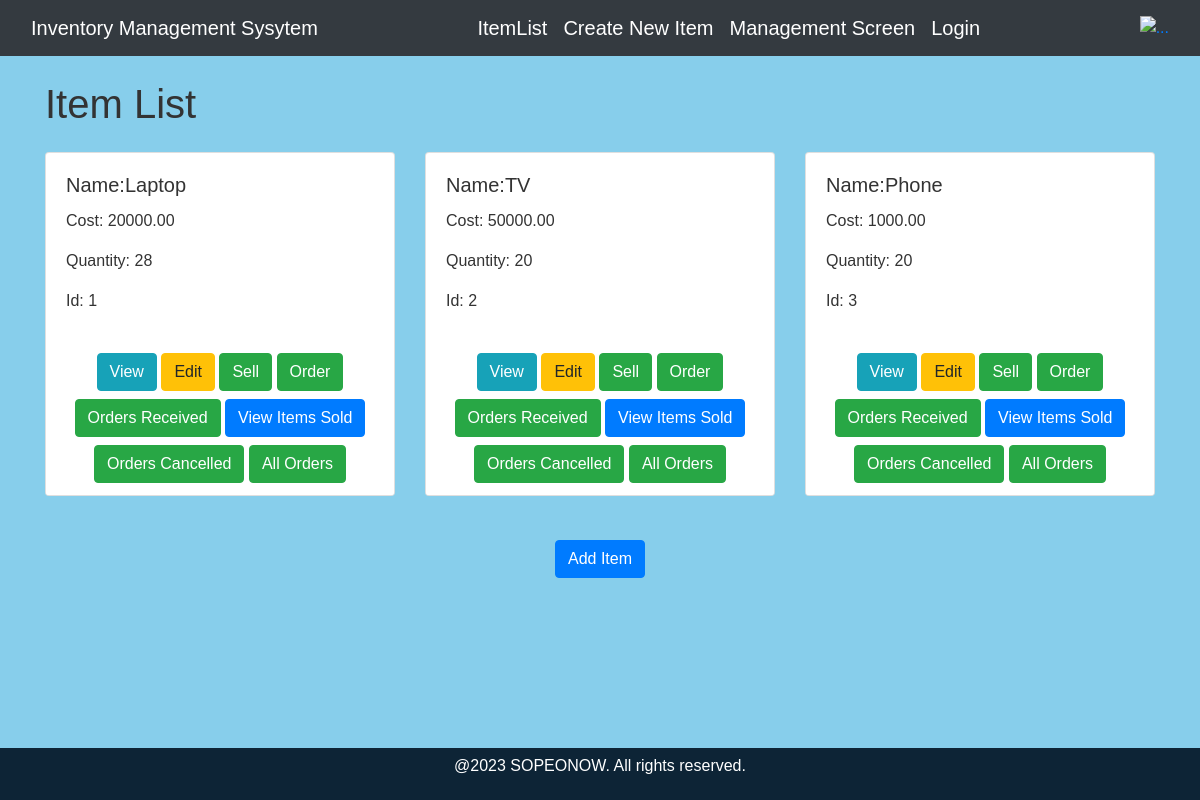
Before: /IMS/itemList/ with the older database file.
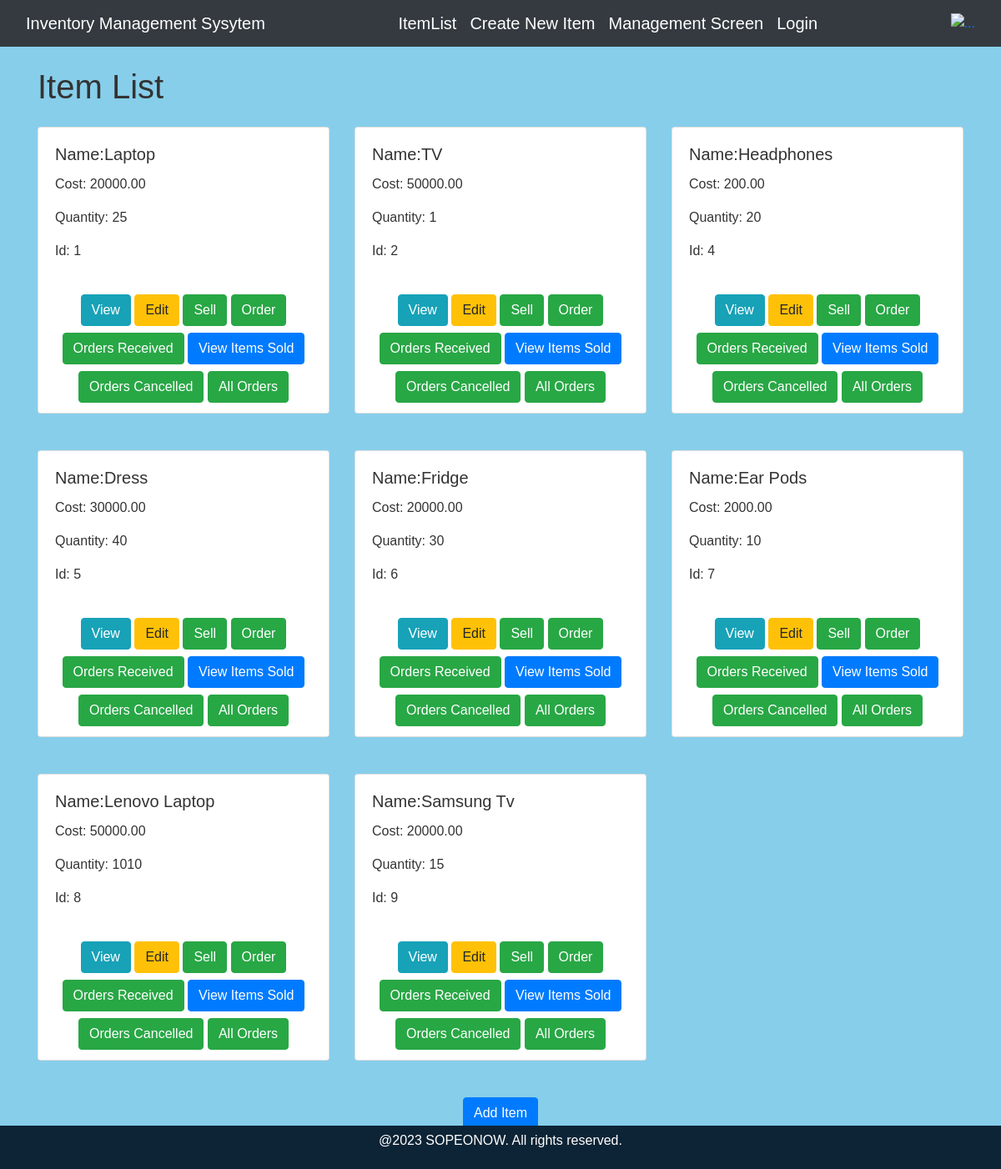
After: the same page with the newer database file.
### IMS/models.py (models this page shows, shortened)
class Inventory(models.Model):
    id = models.AutoField(primary_key=True)
    name = models.CharField(max_length=100)
    iin = models.CharField(max_length=100, default=uuid.uuid4)  # Item Identification Number
    cost = models.DecimalField(max_digits=10, decimal_places=2)
    quantity = models.PositiveIntegerField()
    quantity_sold = models.PositiveIntegerField(default=0)
    selling_price = models.DecimalField(max_digits=10, decimal_places=2)
    profit_earned = models.DecimalField(max_digits=10, decimal_places=2,default=0)
    revenue = models.DecimalField(max_digits=10, decimal_places=2,default=0)

### IMS/views.py (the view)
# urls.py: path('itemList/',views.itemList, name = "itemList"),
def itemList(request):
    items = Inventory.objects.all()
    return render(request, 'itemList/index.html', {'items': items})

### IMS/templates/itemList/index.html (shortened to what this page needs)
{% extends 'main/ss.html'%}
{% block body %}
<div class="container mt-4">
    <h1 class="mb-4">Item List</h1>
    <div class="row">
        {% for item in items %}
        <div class="col-lg-4 col-md-6 col-sm-12 mb-4">
            <div class="card" id="card_{{ item.id }}">
                <div class="card-body">
                    <h5 class="card-title">Name:{{ item.name }}</h5>
                    <p class="card-text">Cost: {{ item.selling_price }}</p>
                    <p class="card-text">Quantity: {{ item.quantity }}</p>
                    <p class="card-text">Id: {{ item.id }}</p>
                </div>
                <div class="card-footer">
                    <a class="btn btn-info mt-2" href="{% url 'itemDetails' item.id%}">View</a>
                    <a href="{% url 'editItem' item.id %}" class="btn btn-warning mt-2">Edit</a>
                    <a href="{% url 'sellItem' item.id%}" class="btn btn-success mt-2">Sell</a>
                    <a href="{% url 'createOrders' item.id%}" class="btn btn-success mt-2">Order</a>
                    <a href="{% url 'ordersReceived' item.id%}" class="btn btn-success mt-2">Orders Received</a>
                    <a href="{% url 'itemsSold' item.id %}" class="btn btn-primary mt-2">View Items Sold</a>
                    <a href="{% url 'ordersCancelled' item.id%}" class="btn btn-success mt-2">Orders Cancelled</a>
                    <a href="{% url 'allOrders' item.id%}" class="btn btn-success mt-2">All Orders</a>
                </div>
            </div>
        </div>
        {% endfor %}
    </div>
    <div class="text-center">
        <a href="{% url 'createNewItem' %}" class="btn btn-primary mb-5">Add Item</a>
    </div>
</div>
{% endblock %}

Changed rows visible on the page:
removed Inventory: name "Phone", selling_price "1000.00", quantity "20", id "3"
changed Inventory "Laptop": quantity "28" → "25"
changed Inventory "TV": quantity "20" → "1"
added Inventory: name "Headphones", selling_price "200.00", quantity "20", id "4"
added Inventory: name "Dress", selling_price "30000.00", quantity "40", id "5"
added Inventory: name "Fridge", selling_price "20000.00", quantity "30", id "6"
added Inventory: name "Ear Pods", selling_price "2000.00", quantity "10", id "7"
added Inventory: name "Lenovo Laptop", selling_price "50000.00", quantity "1010", id "8"
added Inventory: name "Samsung Tv", selling_price "20000.00", quantity "15", id "9"
